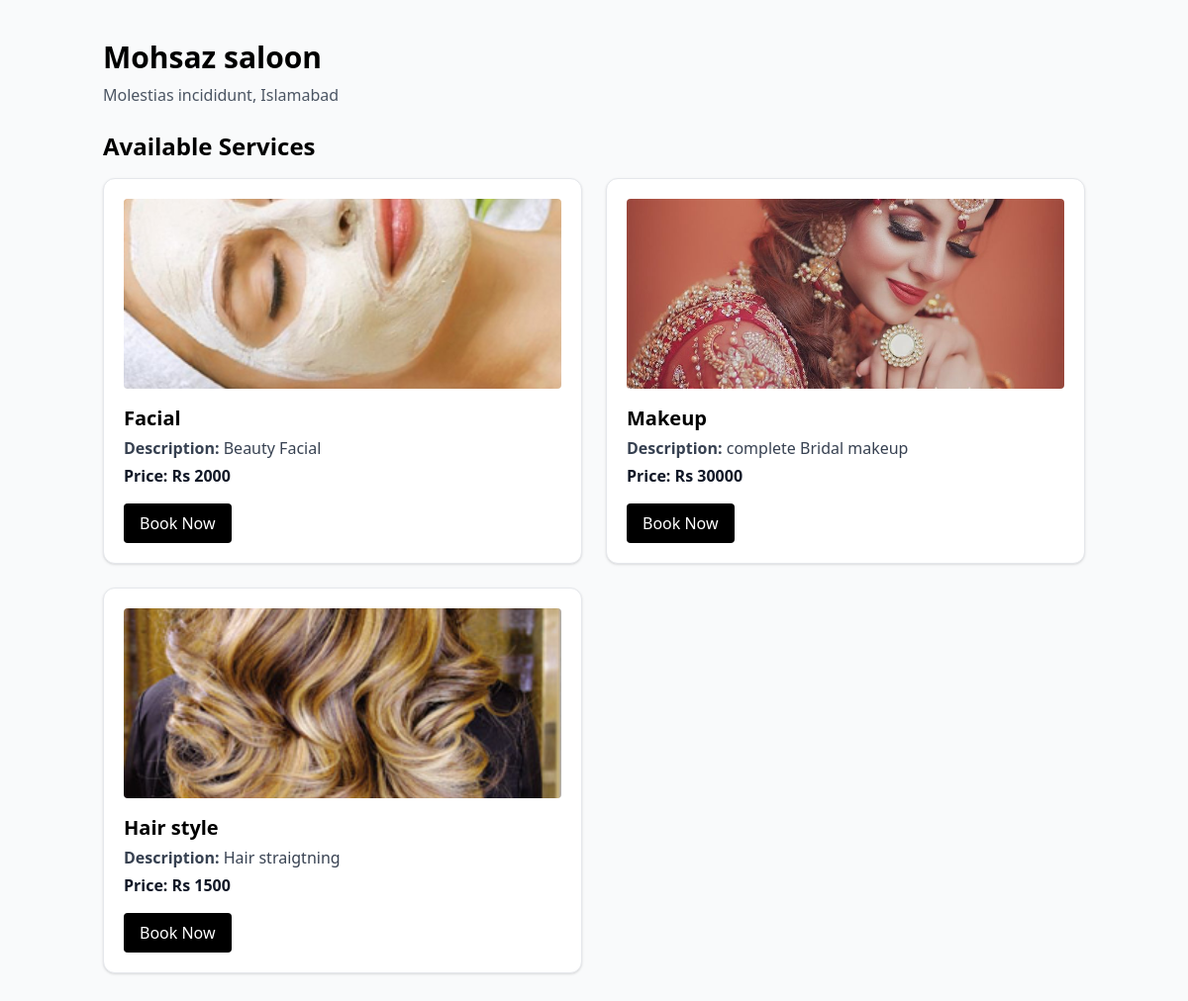
Screenshot of /services.php?salon_id=4 with the database file from the repository.
### tables this page shows
CREATE TABLE IF NOT EXISTS `business_users` (
  `id` int NOT NULL AUTO_INCREMENT,
  `owner` varchar(100) DEFAULT NULL,
  `salon` varchar(100) DEFAULT NULL,
  `email` varchar(200) DEFAULT NULL,
  `password` varchar(255) DEFAULT NULL,
  `address` text,
  `city` varchar(100) DEFAULT NULL,
  `created_at` timestamp NULL DEFAULT CURRENT_TIMESTAMP,
  PRIMARY KEY (`id`),
  UNIQUE KEY `email` (`email`)
);

CREATE TABLE IF NOT EXISTS `services` (
  `id` int NOT NULL AUTO_INCREMENT,
  `category` varchar(100) DEFAULT NULL,
  `title` varchar(255) DEFAULT NULL,
  `description` text,
  `price` int DEFAULT NULL,
  `image` varchar(255) DEFAULT NULL,
  `business_id` int NOT NULL,
  PRIMARY KEY (`id`),
  KEY `fk_business` (`business_id`)
);

### services.php (the view, shortened to what this page needs)
<?php
include 'db.php';
$salon_id = isset($_GET['salon_id']) ? intval($_GET['salon_id']) : 0;
$stmt = $conn->prepare("SELECT * FROM business_users WHERE id = ?");
$stmt->execute([$salon_id]);
$salon = $stmt->fetch(PDO::FETCH_ASSOC);
$serviceStmt = $conn->prepare("SELECT * FROM services WHERE business_id = ?");
$serviceStmt->execute([$salon_id]);
$services = $serviceStmt->fetchAll(PDO::FETCH_ASSOC);
?>
<!DOCTYPE html>
<html lang="en">
<head>
  <script src="https://cdn.tailwindcss.com"></script>
</head>
<body class="bg-gray-50">
  <div class="max-w-5xl mx-auto px-4 py-10">
    <h1 class="text-3xl font-bold mb-2"><?= htmlspecialchars($salon['salon']) ?></h1>
    <p class="text-gray-600 mb-6"><?= htmlspecialchars($salon['address']) ?>, <?= htmlspecialchars($salon['city']) ?></p>
    <h2 class="text-2xl font-semibold mb-4">Available Services</h2>
    <?php if ($services): ?>
      <div class="grid grid-cols-1 md:grid-cols-2 gap-6">
        <?php foreach ($services as $service): ?>
          <div class="border bg-white rounded-xl p-5 shadow hover:shadow-lg transition">
            <?php if (!empty($service['image'])): ?>
              <img src="<?= htmlspecialchars($service['image']) ?>" alt="Service Image" class="w-full h-48 object-cover rounded mb-4">
            <?php endif; ?>
            <h3 class="text-xl font-semibold mb-1"><?= htmlspecialchars($service['title']) ?></h3>
            <p class="text-gray-700 mb-1"><strong>Description:</strong> <?= htmlspecialchars($service['description']) ?></p>
            <p class="text-gray-900 font-semibold mb-4"><strong>Price:</strong> Rs <?= htmlspecialchars($service['price']) ?></p>
            <form method="POST" action="book_service.php" class="mt-2">
              <button type="submit" class="bg-black text-white px-4 py-2 rounded hover:bg-gray-700">Book Now</button>
            </form>
          </div>
        <?php endforeach; ?>
      </div>
    <?php else: ?>
      <p>No services listed yet.</p>
    <?php endif; ?>
  </div>
</body>
</html>

### rows the page displays
business_users: salon "Mohsaz saloon", address "Molestias incididunt", city "Islamabad"
services: image (picture), title "Facial", description "Beauty Facial", price "2000"
services: image (picture), title "Makeup", description "complete Bridal makeup", price "30000"
services: image (picture), title "Hair style", description "Hair straigtning", price "1500"
